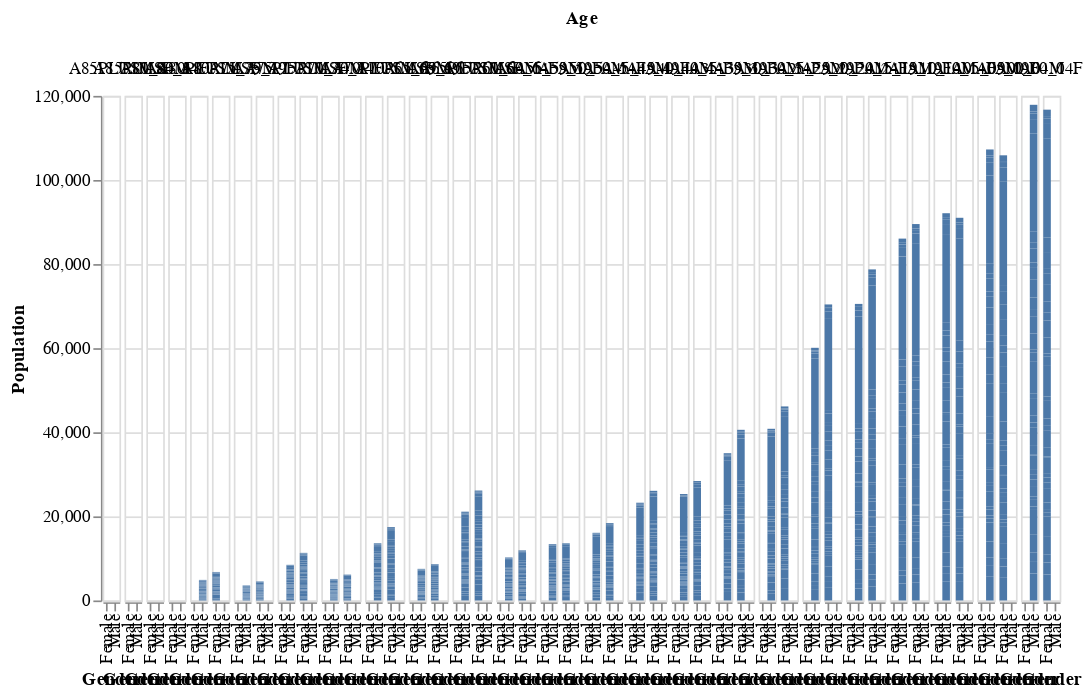

Notebook code for this chart:
### Markdown cell above
Sort faceted charts

### Code cell
facets = bar_1.encode(alt.X('Gender:N', sort=alt.EncodingSortField('Gender', order='ascending')),
                      alt.Y('Population:Q'),
                      alt.Column('Age', sort=alt.EncodingSortField('Age', order='descending'))
                     ).transform_filter(alt.FieldOneOfPredicate('Gender', ['Male', 'Female']))

facets.configure_facet(spacing=1).properties(width=10)

### Figure 1 — Vega-Lite specification as saved in the notebook (floating-point values rounded to 4 significant figures; data arrays with more than 128 entries replaced by an {"elided": "..."} marker saying what was removed)
{"config": {"view": {"continuousWidth": 400, "continuousHeight": 300}, "facet": {"spacing": 1}}, "data": {"name": "data-012518cc40f1a114cae5821882679261"}, "mark": "bar", "encoding": {"column": {"type": "nominal", "field": "Age", "sort": {"field": "Age", "order": "descending"}}, "x": {"type": "nominal", "field": "Gender", "sort": {"field": "Gender", "order": "ascending"}}, "y": {"type": "quantitative", "field": "Population"}}, "transform": [{"filter": {"field": "Gender", "oneOf": ["Male", "Female"]}}], "width": 10, "$schema": "https://vega.github.io/schema/vega-lite/v4.8.1.json", "datasets": {"data-012518cc40f1a114cae5821882679261": {"elided": "2574 records"}}}
